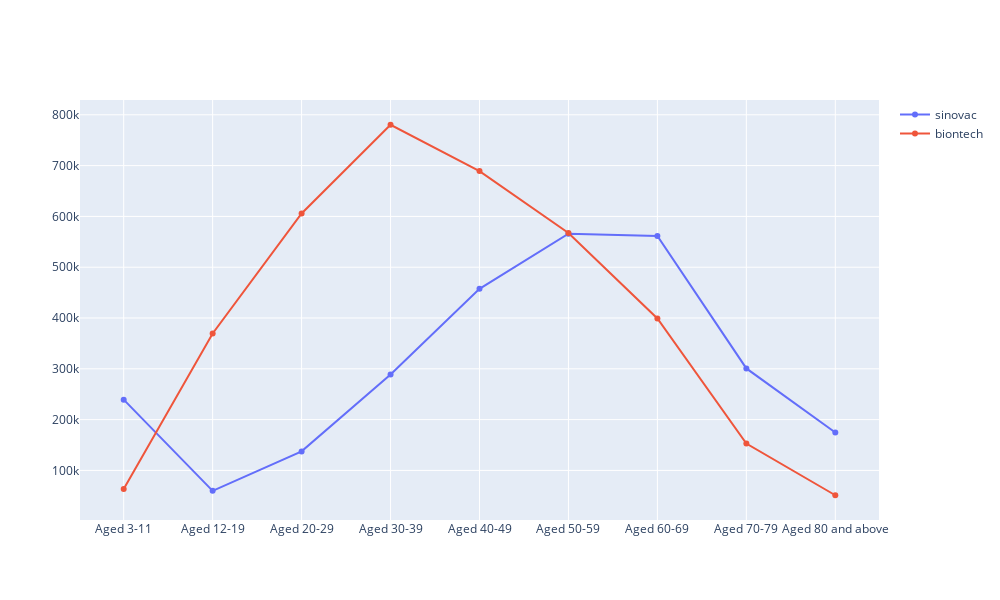

The code cell stored with this chart in its notebook:
### Code cell
#plot graph

#traces 
trace1 = go.Scatter(
    x = covid.age_group, 
    y = covid['firstDose.sinovac'],
   # mode = "markers",  #default is line graph
    name = "sinovac"
)

trace2 = go.Scatter(
    x = covid.age_group, 
    y = covid['firstDose.biontech'],
   # mode = "markers",  #default is line graph
    name = "biontech"
)

data = [trace1, trace2]  #put in list
layout = go.Layout(height=600, width=1000)

fig = go.Figure(data=data, layout=layout)
fig.show()

### Figure 1 — Plotly figure (JSON) as saved in the notebook; plotly's stock layout.template omitted (floating-point values rounded to 4 significant figures)
{"data": [{"name": "sinovac", "type": "scatter", "x": ["Aged 3-11", "Aged 12-19", "Aged 20-29", "Aged 30-39", "Aged 40-49", "Aged 50-59", "Aged 60-69", "Aged 70-79", "Aged 80 and above"], "y": [239312, 59839, 137481, 288799, 457548, 565901, 561478, 300786, 174641]}, {"name": "biontech", "type": "scatter", "x": ["Aged 3-11", "Aged 12-19", "Aged 20-29", "Aged 30-39", "Aged 40-49", "Aged 50-59", "Aged 60-69", "Aged 70-79", "Aged 80 and above"], "y": [63496, 369470, 605879, 780420, 689260, 567480, 399087, 152861, 51131]}], "layout": {"height": 600, "width": 1000}}
